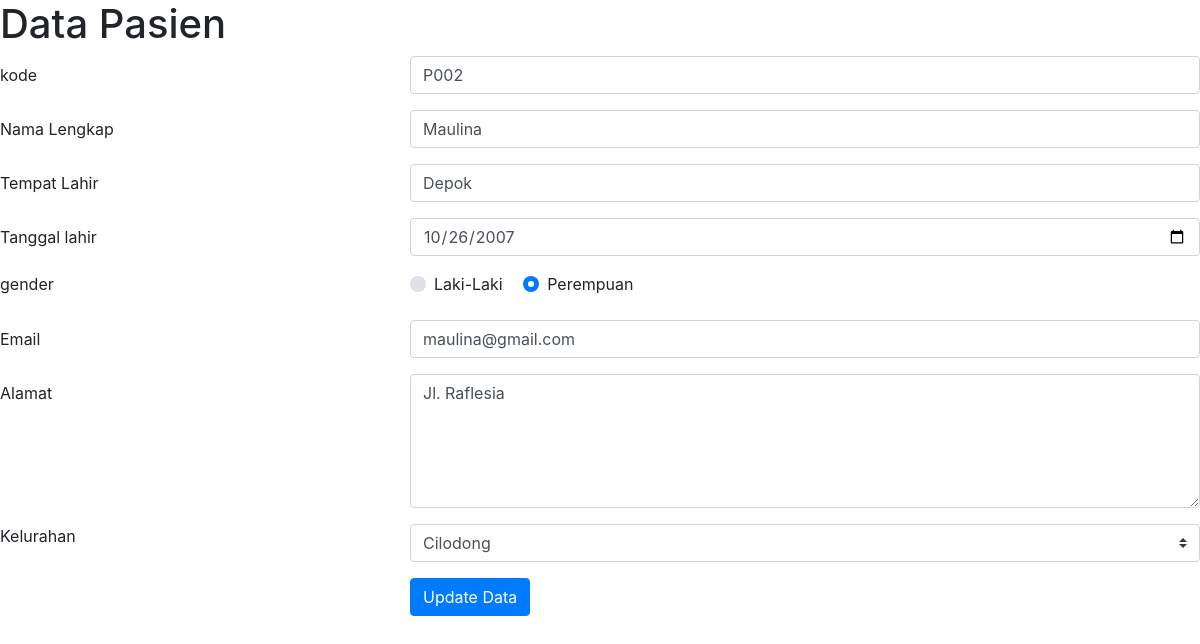
Page /edit.php?id=2 on the earlier database version.
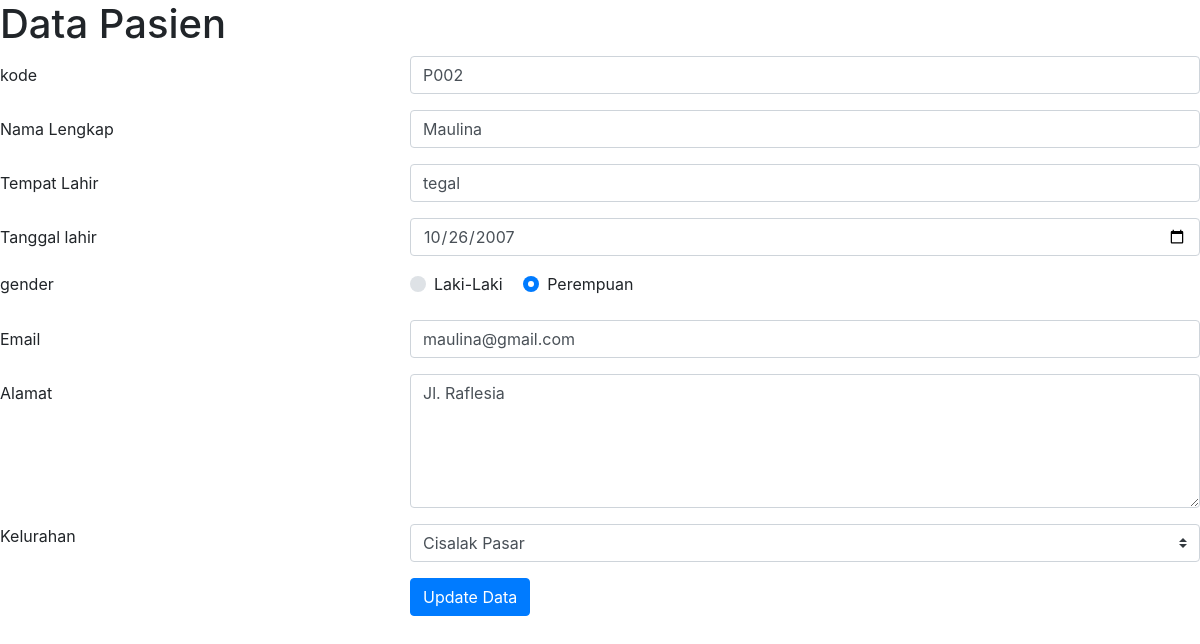
Same page on the later database version.
### tables this page shows
CREATE TABLE `pasien` (
  `id_pasien` int(11) NOT NULL,
  `kode` varchar(10) NOT NULL,
  `nama` varchar(45) NOT NULL,
  `tmp_lahir` varchar(30) NOT NULL,
  `tgl_lahir` date NOT NULL,
  `gender` char(1) NOT NULL,
  `email` varchar(50) NOT NULL,
  `alamat` varchar(100) NOT NULL,
  `kelurahan_id` int(11) NOT NULL
);

### edit.php (the view, shortened to what this page needs)
<?php
require_once 'koneksi.php';
$id_pasien = $_GET['id'];
if($id_pasien){
    $query = "SELECT * FROM pasien WHERE id_pasien=?";
    $stmt = $dbh->prepare($query);
    $stmt->execute([$id_pasien]);
    $pasien = $stmt->fetch();
}
?>
<!DOCTYPE html>
<html lang="en">
<head>
</head>
<body>
    <H1>Data Pasien</H1>
    <link rel="stylesheet" href="https://stackpath.bootstrapcdn.com/bootstrap/4.1.3/css/bootstrap.min.css">
    <link rel="stylesheet" href="https://maxcdn.bootstrapcdn.com/font-awesome/4.7.0/css/font-awesome.min.css">
    <form method="POST" action="proses.php">
        <div class="form-group row">
            <label for="kode" class="col-4 col-form-label">kode</label>
            <div class="col-8">
                <input id="kode" name="kode" type="text" class="form-control" value="<?= $pasien['kode']?>">
            </div>
        </div>
        <div class="form-group row">
            <label for="nama_lengkap" class="col-4 col-form-label">Nama Lengkap</label>
            <div class="col-8">
                <input id="nama_lengkap" name="nama_lengkap" type="text" class="form-control" value="<?= $pasien['nama']?>">
            </div>
        </div>
        <div class="form-group row">
            <label for="tmp_lahir" class="col-4 col-form-label">Tempat Lahir</label>
            <div class="col-8">
                <input id="tmp_lahir" name="tmp_lahir" type="text" required="required" class="form-control" value="<?= $pasien['tmp_lahir']?>">
            </div>
        </div>
        <div class="form-group row">
            <label for="tgl_lahir" class="col-4 col-form-label">Tanggal lahir</label>
            <div class="col-8">
                <input id="tgl_lahir" name="tgl_lahir" type="date" class="form-control" value="<?= $pasien['tgl_lahir']?>">
            </div>
        </div>
        <div class="form-group row">
            <label class="col-4">gender</label>
            <div class="col-8">
                <div class="custom-control custom-radio custom-control-inline">
                    <label for="genderLaki" class="custom-control-label">Laki-Laki</label>
                </div>
                <div class="custom-control custom-radio custom-control-inline">
                    <label for="genderPerempuan" class="custom-control-label">Perempuan</label>
                </div>
            </div>
        </div>
        <div class="form-group row">
            <label for="email" class="col-4 col-form-label">Email</label>
            <div class="col-8">
                <input id="email" name="email" type="email" class="form-control" value="<?= $pasien['email']?>">
            </div>
        </div>
        <div class="form-group row">
            <label for="alamat" class="col-4 col-form-label">Alamat</label>
            <div class="col-8">
                <textarea id="alamat" name="alamat" cols="40" rows="5" class="form-control"><?= $pasien['alamat']?></textarea>
            </div>
        </div>
        <div class="form-group row">
            <label class="col-4">Kelurahan</label>
            <div class="col-8">
                <select id="kelurahan" name="kelurahan" class="custom-select">
                 <?php
                 $query_kelurahan = "SELECT * FROM kelurahan";
                 $result_query_kelurahan = $dbh->query($query_kelurahan);
                 foreach($result_query_kelurahan as $kelurahan){
                     $selected = ($kelurahan['id_kelurahan'] == $pasien['kelurahan_id']) ? 'selected': '';
                 ?>
                     <option value="<?= $kelurahan['id_kelurahan'];?>" <?= $selected; ?>><?= $kelurahan['nama'];?></option>
                 <?php } ?>
                </select>
            </div>
        </div>
        <div class="form-group row">
            <div class="offset-4 col-8">
                <button name="proses" type="submit" class="btn btn-primary" value="edit">Update Data</button>
            </div>
        </div>
    </form>
</body>
</html>

Differences in the rows shown:
changed pasien "Maulina": tmp_lahir "Depok" → "tegal"
Other differences:
form field kelurahan: "Cilodong" → "Cisalak Pasar"
